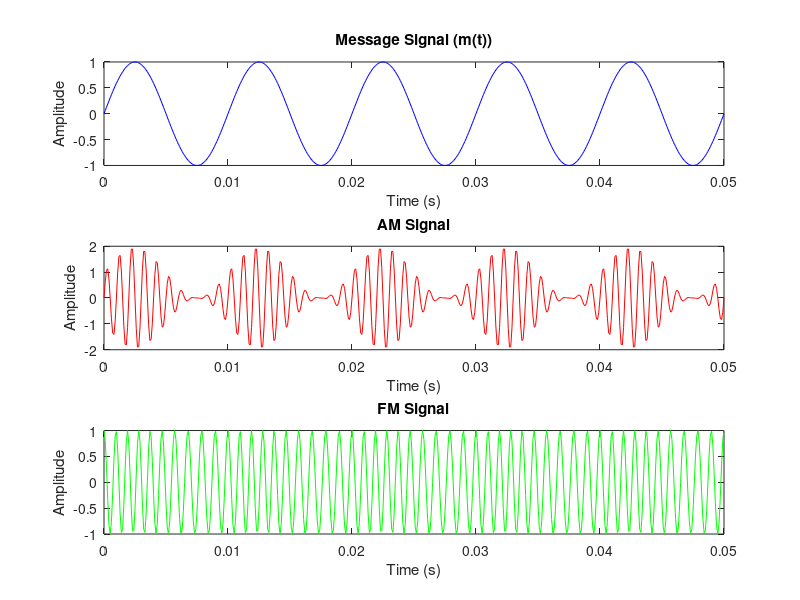
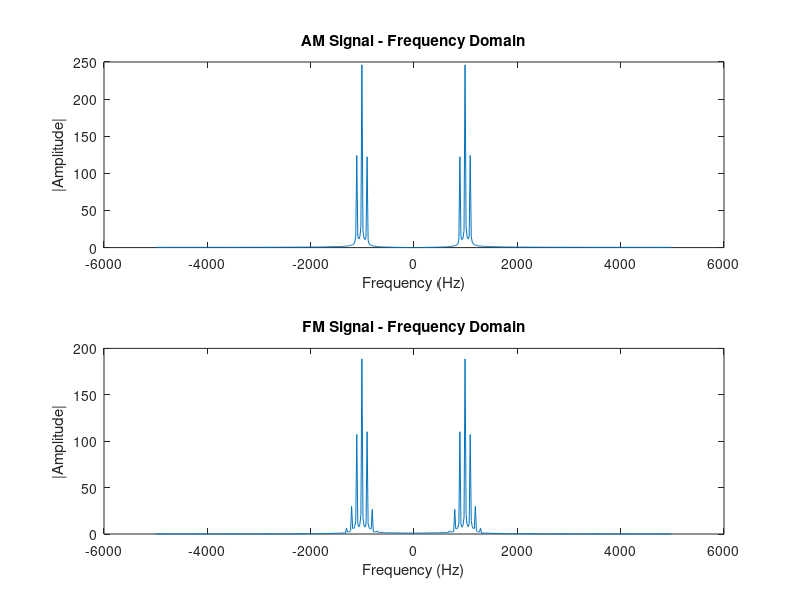

Source code (MATLAB) for these figures, in order:
clc;
clear all;
close all;

%% Time settings
Fs = 10000;             % Sampling frequency
t = 0:1/Fs:0.05;        % Time vector

%% Signal settings
Am = 1;                 % Message amplitude
Ac = 1;                 % Carrier amplitude
fm = 100;               % Message frequency
fc = 1000;              % Carrier frequency
kf = 100;               % Frequency sensitivity (for FM)

%% Message signal
mt = Am * sin(2*pi*fm*t);         % Message signal

%% Carrier signal
ct = Ac * sin(2*pi*fc*t);         % Carrier signal

%% AM Modulation
AM = (1 + mt) .* ct;

%% FM Modulation
int_mt = cumsum(mt)/Fs;           % Integral of message signal
FM = Ac * cos(2*pi*fc*t + 2*pi*kf*int_mt);

%% Plotting Time Domain Signals
figure('Name','Time Domain Signals');

subplot(3,1,1);
plot(t, mt, 'b');
title('Message Signal (m(t))');
xlabel('Time (s)');
ylabel('Amplitude');

subplot(3,1,2);
plot(t, AM, 'r');
title('AM Signal');
xlabel('Time (s)');
ylabel('Amplitude');

subplot(3,1,3);
plot(t, FM, 'g');
title('FM Signal');
xlabel('Time (s)');
ylabel('Amplitude');

%% Frequency Domain using FFT
n = length(t);
f = (-n/2:n/2-1)*(Fs/n);   % Frequency axis

AM_FFT = fftshift(abs(fft(AM)));
FM_FFT = fftshift(abs(fft(FM)));

figure('Name','Frequency Domain Signals');

subplot(2,1,1);
plot(f, AM_FFT);
title('AM Signal - Frequency Domain');
xlabel('Frequency (Hz)');
ylabel('|Amplitude|');

subplot(2,1,2);
plot(f, FM_FFT);
title('FM Signal - Frequency Domain');
xlabel('Frequency (Hz)');
ylabel('|Amplitude|');